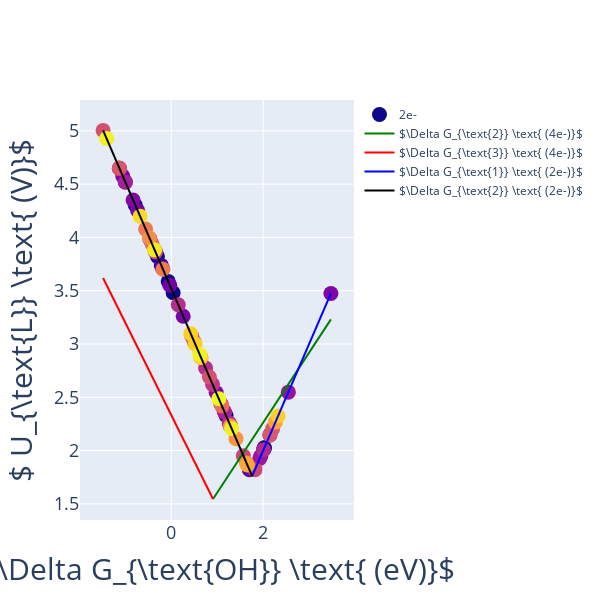

The cell this chart's notebook holds for it:
### Code cell
# Activity plot (combined)- based on 2e-

# linear regression for 4e- WOR
model_DG2 = LinearRegression()
X = df_cleaned.DG_OH.values.reshape(-1,1)
model_DG2.fit(X, df_cleaned.DG2)

x_range = np.linspace(X.min(), X.max(), 100)
y1_range = model_DG2.predict(x_range.reshape(-1,1))
(coef_DG2, intercept_DG2) = (model_DG2.coef_, model_DG2.intercept_)

model_DG3 = LinearRegression()
model_DG3.fit(X, df_cleaned.DG3)

x_range = np.linspace(X.min(), X.max(), 100)
y2_range = model_DG3.predict(x_range.reshape(-1,1))
(coef_DG3, intercept_DG3) = (model_DG3.coef_, model_DG3.intercept_)

# get volcano peak
x_peak = - (intercept_DG2 - intercept_DG3) / (coef_DG2 - coef_DG3)
y_peak = model_DG2.predict(x_peak.reshape(-1,1))


# revise x,y range for each region
x1_range = np.linspace(x_peak[0], X.max(), 100)
x2_range = np.linspace(X.min(), x_peak[0], 100)

y1_range = model_DG2.predict(x1_range.reshape(-1,1))
y2_range = model_DG3.predict(x2_range.reshape(-1,1))



# linear regression for 2e- WOR
model_DG1_2e = LinearRegression()
# X = df_cleaned.DG_OH.values.reshape(-1,1)
model_DG1_2e.fit(X, df_cleaned.DG1_2e)

x3_range = np.linspace(1.76, X.max(), 100)
y3_range = model_DG1_2e.predict(x3_range.reshape(-1,1))
(coef_DG1_2e, intercept_DG1_2e) = (model_DG1_2e.coef_, model_DG1_2e.intercept_)


model_DG2_2e = LinearRegression()
model_DG2_2e.fit(X, df_cleaned.DG2_2e)

x4_range = np.linspace(X.min(), 1.76, 100)
y4_range = model_DG2_2e.predict(x4_range.reshape(-1,1))
(coef_DG2_2e, intercept_DG2_2e) = (model_DG2_2e.coef_, model_DG2_2e.intercept_)
print(coef_DG1_2e, intercept_DG1_2e, coef_DG2_2e, intercept_DG2_2e)


# get plot
layout = go.Layout(height = 600, width = 600, # title = 'activity plot',
                   titlefont = dict(size = 25),
                   showlegend = True,
              #     plot_bgcolor = 'yellow'
              #     hovermode = 'closest'
                   )

trace_2e = go.Scatter(x = df_cleaned['DG_OH'], y = df_cleaned['UL_2e'], name = '2e-', text= df_cleaned['formula'],
                   textposition = 'top left', 
                    mode = 'markers', marker = dict(size = 15, symbol = 0), marker_color = df_cleaned['Ehull'],) 

trace_4e = go.Scatter(x = df_cleaned['DG_OH'], y = df_cleaned['UL_4e'], name = '4e-', text= df_cleaned['formula'],
                   textposition = 'top left',
                    mode = 'markers', marker = dict(size = 15, symbol = 0), marker_color = df_cleaned['Ehull'],)

trace1 = go.Scatter(x=x1_range, y= y1_range, name = r'$\Delta G_{\text{2}} \text{ (4e-)}$',
                    mode = 'lines', marker=dict(color = 'green'))

trace2 = go.Scatter(x=x2_range, y= y2_range, name = r'$\Delta G_{\text{3}} \text{ (4e-)}$',
                    mode = 'lines', marker=dict(color = 'red'))

trace3 = go.Scatter(x=x3_range, y= y3_range, name = r'$\Delta G_{\text{1}} \text{ (2e-)}$',
                    mode = 'lines', marker=dict(color = 'blue'))

trace4 = go.Scatter(x=x4_range, y= y4_range, name = r'$\Delta G_{\text{2}} \text{ (2e-)}$',
                    mode = 'lines', marker=dict(color = 'black'))

data = [trace_2e, trace1, trace2, trace3, trace4] # trace_4e

fig = go.Figure(data = data, layout = layout)
fig.update_xaxes(title_text = r'$\Delta G_{\text{OH}} \text{ (eV)}$', 
                                       titlefont = dict(size = 30),
                 tickfont = dict(size=18),
                   zeroline = False,
                   gridwidth = 1)
fig.update_yaxes(title_text =  r'$ U_{\text{L}} \text{ (V)}$', titlefont = dict(size = 30),
                 tickfont = dict(size=18),
                   zeroline = False,
                   gridwidth = 1)

# plot(fig, filename = 'plots/activity_plot_combined_v2.html', include_mathjax='cdn')
fig.show()
# py.iplot(fig)
